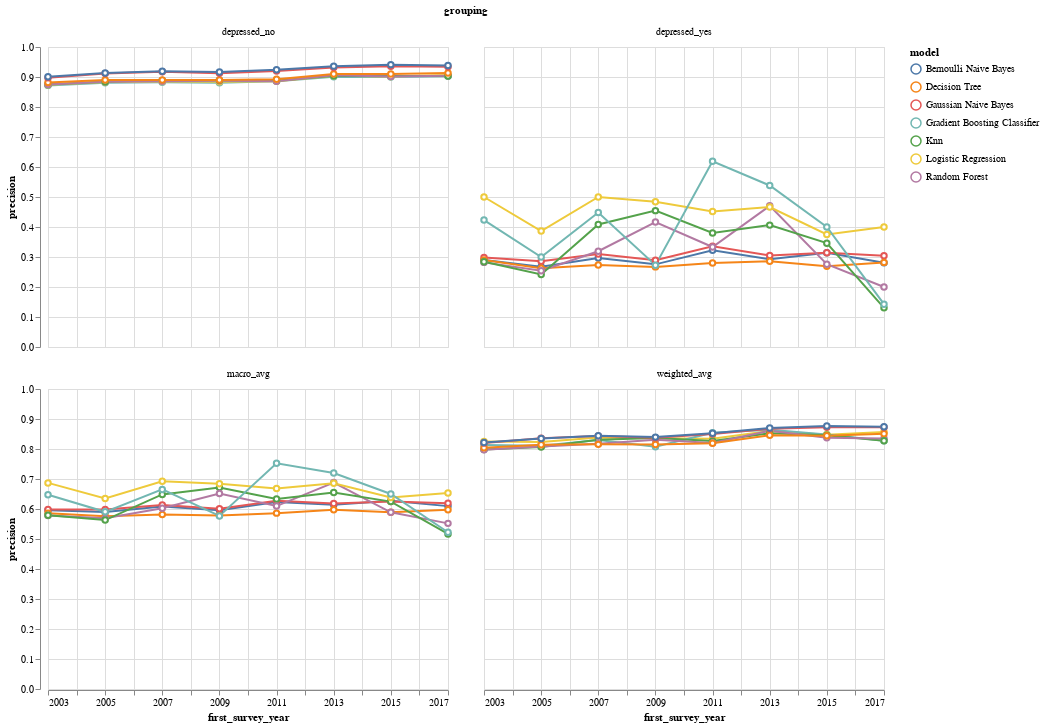

Notebook code for this chart:
### Code cell
alt.Chart(model_performance).mark_line(
    point={
      "filled": False,
      "fill": "white"
    }
).encode(
    x='first_survey_year:T',
    y='precision:Q',
    color='model:N',
).facet(
    facet='grouping:N',
    columns=2
)

### Figure 1 — Vega-Lite specification as saved in the notebook (floating-point values rounded to 4 significant figures; data arrays with more than 128 entries replaced by an {"elided": "..."} marker saying what was removed)
{"config": {"view": {"continuousWidth": 400, "continuousHeight": 300}}, "data": {"name": "data-b8a4612ecf65b5a4d88f868dd777a994"}, "facet": {"field": "grouping", "type": "nominal"}, "spec": {"mark": {"type": "line", "point": {"filled": false, "fill": "white"}}, "encoding": {"color": {"field": "model", "type": "nominal"}, "x": {"field": "first_survey_year", "type": "temporal"}, "y": {"field": "precision", "type": "quantitative"}}}, "columns": 2, "$schema": "https://vega.github.io/schema/vega-lite/v4.17.0.json", "datasets": {"data-b8a4612ecf65b5a4d88f868dd777a994": {"elided": "224 records"}}}
